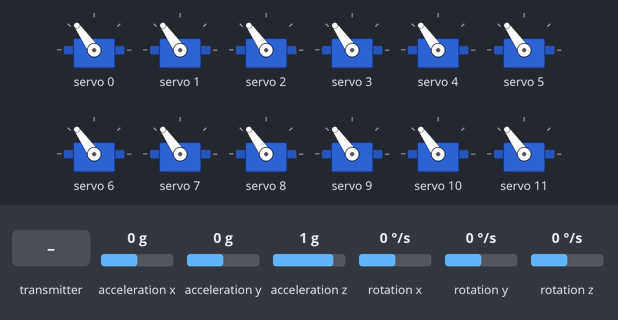
Recording of a sketch running on a simulated ESP32. On the bench: 12 × servo. The inputs (shaded band) are chosen by the test bench; at power-on: acceleration x 0 g, acceleration y 0 g, acceleration z 1 g, rotation x 0 °/s, rotation y 0 °/s, rotation z 0 °/s. What the sketch prints to the serial monitor is not drawn.

Above: at 20.5 s.
20.6 s: the transmitter starts sending missionID = 2
At 21.8 s:
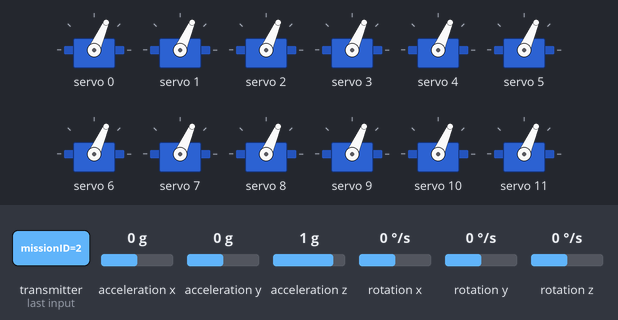
22.1 s: the transmitter starts sending missionID = 3
At 23.3 s:
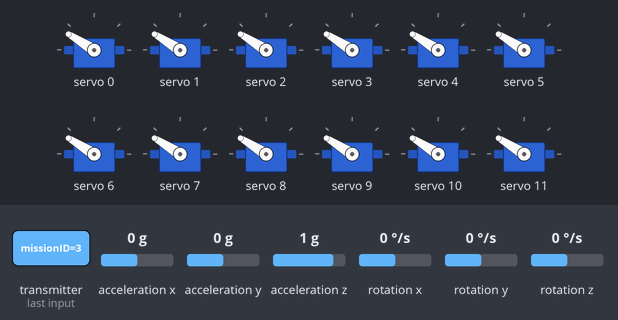
Timing chart, 0 to 25.1 s (numbered marks = the images above; inputs shaded):
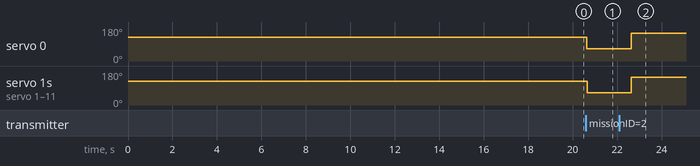

The sketch:

Onboard_esp.ino
```cpp
// RECEIVER ESP32 - Robot with HC-SR04 + MPU6050 + PCA9685 Servos
// Reads sensors, executes missions, transmits data to Central ESP

#include <esp_now.h>
#include <WiFi.h>
#include <Wire.h>
#include <MPU6050.h>
#include <Adafruit_PWMServoDriver.h>

// ===== HARDWARE PINS =====
const int TRIG_PIN = 22;
const int ECHO_PIN = 23;

// ===== MPU6050 =====
MPU6050 mpu;
float gyroBiasZ = 0;
float accelBiasX = 0, accelBiasY = 0;
float heading = 0;
unsigned long lastIMURead = 0;

// ===== PCA9685 Servo Driver =====
Adafruit_PWMServoDriver pwm = Adafruit_PWMServoDriver();
#define SERVOMIN  150
#define SERVOMAX  600
const int SERVO_DOCKED = 40;
const int SERVO_UNDOCKED = 110;

// ===== CENTRAL ESP MAC ADDRESS =====
uint8_t centralESP_MAC[] = {0x8C, 0x94, 0xDF, 0x6E, 0x10, 0x50};

// ===== MISSION STATE =====
volatile int currentMission = 0;
volatile int pendingMission = -1;
unsigned long lastSensorTransmit = 0;
const unsigned long SENSOR_TRANSMIT_INTERVAL = 33;// sampling rate of sensors

// ===== DATA PACKET STRUCTURE =====
typedef struct {
  uint8_t robot_id;
  float heading;
  float accel_x;
  float accel_y;
  float gyro_z;
  float ultrasonic_cm;
  unsigned long timestamp;
} SensorPacket;

SensorPacket sensorData;

// ===== COMMAND STRUCTURE (incoming from Central ESP) =====
typedef struct {
  char command[32];
  int missionID;
} CommandPacket;

CommandPacket incomingCommand;

// ========== MPU6050 CALIBRATION ==========
void calibrateIMU() {
  Serial.println("\n========================================");
  Serial.println("    MPU6050 CALIBRATION - 10 SECONDS    ");
  Serial.println("  Keep robot STILL on FLAT surface!    ");
  Serial.println("========================================\n");

  const int CALIB_SAMPLES = 2000;
  long sumGZ = 0, sumAX = 0, sumAY = 0;
  int16_t ax, ay, az, gx, gy, gz;

  for (int i = 0; i < CALIB_SAMPLES; i++) {
    mpu.getMotion6(&ax, &ay, &az, &gx, &gy, &gz);
    sumGZ += gz;
    sumAX += ax;
    sumAY += ay;

    if (i % 200 == 0) {
      Serial.print(".");
    }
    delay(5);
  }

  gyroBiasZ = (float)sumGZ / CALIB_SAMPLES;
  accelBiasX = (float)sumAX / CALIB_SAMPLES;
  accelBiasY = (float)sumAY / CALIB_SAMPLES;

  Serial.println("\n\nCalibration complete!");
  Serial.print("Gyro Z bias: "); Serial.println(gyroBiasZ, 2);
  Serial.print("Accel X bias: "); Serial.println(accelBiasX, 2);
  Serial.print("Accel Y bias: "); Serial.println(accelBiasY, 2);
  Serial.println("========================================\n");
}

// ========== HC-SR04 ULTRASONIC ==========
float measureDistanceCm() {
  digitalWrite(TRIG_PIN, LOW);
  delayMicroseconds(2);
  digitalWrite(TRIG_PIN, HIGH);
  delayMicroseconds(10);
  digitalWrite(TRIG_PIN, LOW);

  unsigned long duration = pulseIn(ECHO_PIN, HIGH, 30000);

  if (duration == 0) return -1.0;

  float distance = (duration * 0.0343) / 2.0;
  if (distance < 2.0 || distance > 400.0) return -1.0;

  return distance;
}

// ========== SERVO CONTROL ==========
void setAllServos(int angle) {
  Serial.print(" Moving servos: ");
  Serial.print(angle);
  Serial.print("° ... ");

  angle = constrain(angle, 0, 180);
  int pulse = map(angle, 0, 180, SERVOMIN, SERVOMAX);

  for (int i = 0; i < 16; i++) {
    pwm.setPWM(i, 0, pulse);
  }

  Serial.println("DONE");
  delay(500);
}

// ========== READ SENSORS & INTEGRATE HEADING ==========
void readSensors() {
  unsigned long now = micros();
  float dt = (now - lastIMURead) / 1000000.0;
  lastIMURead = now;
  if (dt > 0.5) dt = 0.05;

  int16_t ax, ay, az, gx, gy, gz;
  mpu.getMotion6(&ax, &ay, &az, &gx, &gy, &gz);

  float gyro_z_corrected = ((float)gz - gyroBiasZ) / 131.0 * PI / 180.0;
  float accel_x_corrected = ((float)ax - accelBiasX) / 16384.0 * 9.81;
  float accel_y_corrected = ((float)ay - accelBiasY) / 16384.0 * 9.81;

  heading += gyro_z_corrected * dt;
  while (heading > PI) heading -= 2*PI;
  while (heading < -PI) heading += 2*PI;

  float distance = measureDistanceCm();

  sensorData.robot_id = 0;
  sensorData.heading = heading;
  sensorData.accel_x = accel_x_corrected;
  sensorData.accel_y = accel_y_corrected;
  sensorData.gyro_z = gyro_z_corrected;
  sensorData.ultrasonic_cm = distance;
  sensorData.timestamp = millis();
}

// ========== TRANSMIT SENSOR DATA ==========
void transmitSensorData() {
  esp_err_t result = esp_now_send(centralESP_MAC, (uint8_t*)&sensorData, sizeof(sensorData));

  if (result == ESP_OK) {
    Serial.print(" H:");
    Serial.print(sensorData.heading, 2);
    Serial.print(" | US:");
    Serial.print(sensorData.ultrasonic_cm, 1);
    Serial.println("cm");
  } else {
    Serial.println("  TX failed");
  }
}

// ========== EXECUTE MISSION CHANGE ==========
void executeMissionChange(int newMission) {
  Serial.println("\n╔════════════════════════════════╗");
  Serial.print("║  EXECUTING MISSION ");
  Serial.print(newMission);
  Serial.println("          ║");
  Serial.println("╚════════════════════════════════╝");

  switch(newMission) {
    case 1:
      Serial.println(" MISSION 1: Sensor readings active");
      break;
    case 2:
      Serial.println(" MISSION 2: DOCKING");
      setAllServos(SERVO_DOCKED);
      break;
    case 3:
      Serial.println(" MISSION 3: UNDOCKING");
      setAllServos(SERVO_UNDOCKED);
      break;
    case 0:
      Serial.println("  MISSION STOPPED");
      break;
  }
  currentMission = newMission;
  Serial.println();
}

// ========== ESP-NOW RECEIVE CALLBACK ==========
void OnDataRecv(const esp_now_recv_info *recv_info, const uint8_t *data, int len) {
  Serial.println("\n>>> CALLBACK TRIGGERED <<<");
  Serial.print("Data length: "); Serial.println(len);

  memcpy(&incomingCommand, data, sizeof(incomingCommand));

  Serial.print("Command: ");
  Serial.println(incomingCommand.command);
  Serial.print("Mission ID: ");
  Serial.println(incomingCommand.missionID);

  pendingMission = incomingCommand.missionID;
  Serial.print("Pending mission set to: ");
  Serial.println(pendingMission);
}

// ========== SETUP ==========
void setup() {
  Serial.begin(115200);
  delay(1000);

  Serial.println("\n🚀 RECEIVER ESP STARTING...\n");

  WiFi.mode(WIFI_STA);
  delay(500);

  Serial.println("=================================");
  Serial.print(" Receiver MAC: ");
  Serial.println(WiFi.macAddress());
  Serial.println("=================================\n");

  if (esp_now_init() != ESP_OK) {
    Serial.println(" ESP-NOW init failed");
    while(true) delay(1000);
  }
  Serial.println(" ESP-NOW initialized");

  esp_now_register_recv_cb(OnDataRecv);

  esp_now_peer_info_t peerInfo = {};
  memcpy(peerInfo.peer_addr, centralESP_MAC, 6);
  peerInfo.channel = 0;
  peerInfo.encrypt = false;
  if (esp_now_add_peer(&peerInfo) != ESP_OK) {
    Serial.println(" Failed to add Central ESP peer");
  } else {
    Serial.println(" Central ESP added as peer");
  }

  Serial.println();

  pinMode(TRIG_PIN, OUTPUT);
  pinMode(ECHO_PIN, INPUT);
  digitalWrite(TRIG_PIN, LOW);
  Serial.println(" HC-SR04 initialized");

  Wire.begin(21, 22);
  Serial.println(" I2C initialized");

  Serial.println("\nInitializing MPU6050...");
  mpu.initialize();
  if (!mpu.testConnection()) {
    Serial.println(" MPU6050 connection failed!");
    while (true) delay(1000);
  }
  Serial.println(" MPU6050 connected");

  calibrateIMU();
  lastIMURead = micros();

  Serial.println("Initializing PCA9685...");
  pwm.begin();
  pwm.setPWMFreq(50);
  delay(100);
  setAllServos(90);
  Serial.println(" Servos initialized (90° neutral)");

  Serial.println("\n ALL SYSTEMS READY");
  Serial.println("Waiting for mission commands from Central ESP...\n");
}

// ========== LOOP ==========
void loop() {
  // Check for pending mission changes
  if (pendingMission != -1) {
    Serial.println(">>> PENDING MISSION DETECTED IN LOOP <<<");
    executeMissionChange(pendingMission);
    pendingMission = -1;
  }

  // MISSION 1: Continuous sensor reading and transmission
  if (currentMission == 1) {
    if (millis() - lastSensorTransmit >= SENSOR_TRANSMIT_INTERVAL) {
      lastSensorTransmit = millis();
      readSensors();
      transmitSensorData();
    }
  }

  yield();
}
```

Measured:
- after the input at 20.6 s, servo 0: 125° → 66° at once; servo 1–11: 125° → 66° after 0.05 s
- after the input at 22.1 s, servo 0: 66° → 148° after 0.54 s; servo 1–11: 66° → 148° after 0.55 s
